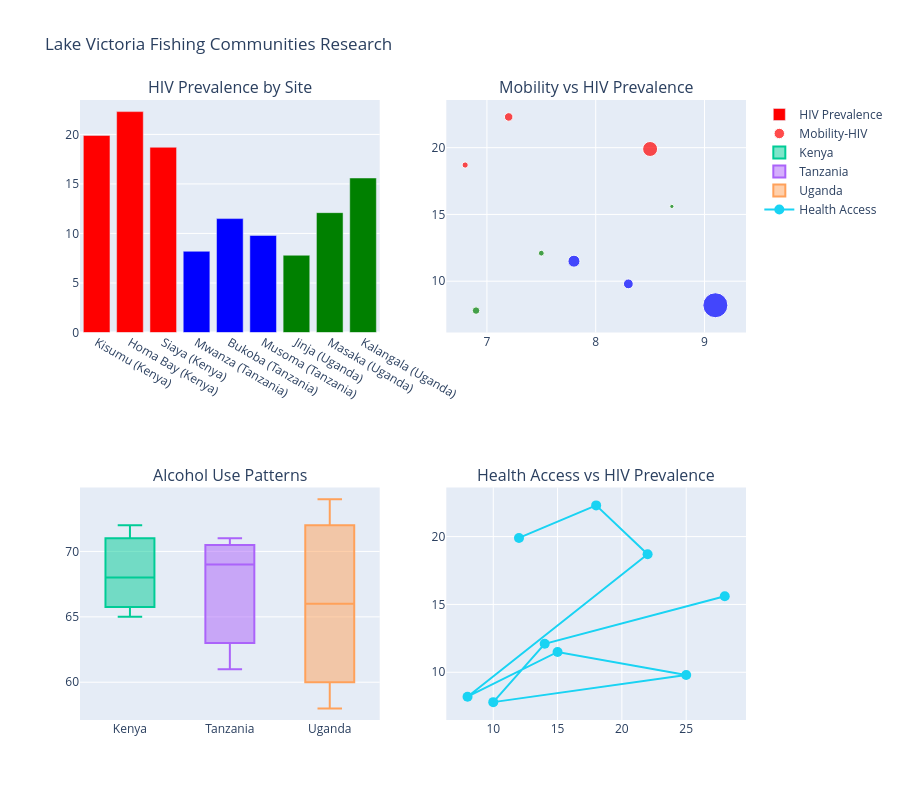

Notebook code for this chart:
### Markdown cell above
## 5. Lake Victoria Consortium Analysis

### Code cell
# Focus on Lake Victoria fishing communities research
lake_victoria_sites = {
    'site_name': [
        'Kisumu (Kenya)', 'Homa Bay (Kenya)', 'Siaya (Kenya)',
        'Mwanza (Tanzania)', 'Bukoba (Tanzania)', 'Musoma (Tanzania)',
        'Jinja (Uganda)', 'Masaka (Uganda)', 'Kalangala (Uganda)'
    ],
    'country': ['Kenya', 'Kenya', 'Kenya', 'Tanzania', 'Tanzania', 'Tanzania', 'Uganda', 'Uganda', 'Uganda'],
    'fishing_population': [15000, 8500, 6200, 25000, 12000, 9800, 7500, 5800, 4200],
    'hiv_prevalence': [19.9, 22.3, 18.7, 8.2, 11.5, 9.8, 7.8, 12.1, 15.6],
    'women_study_participants': [450, 320, 280, 580, 380, 290, 250, 220, 180],
    'mobility_index': [8.5, 7.2, 6.8, 9.1, 7.8, 8.3, 6.9, 7.5, 8.7],  # 1-10 scale
    'alcohol_use_prevalence': [68, 72, 65, 61, 69, 71, 58, 66, 74],  # percentage
    'distance_to_health_facility': [12, 18, 22, 8, 15, 25, 10, 14, 28]  # km
}

df_lake = pd.DataFrame(lake_victoria_sites)

# Lake Victoria region analysis
fig = make_subplots(
    rows=2, cols=2,
    subplot_titles=[
        'HIV Prevalence by Site', 'Mobility vs HIV Prevalence',
        'Alcohol Use Patterns', 'Health Access vs HIV Prevalence'
    ],
    specs=[[{'type': 'bar'}, {'type': 'scatter'}],
           [{'type': 'box'}, {'type': 'scatter'}]]
)

# HIV prevalence by site
fig.add_trace(
    go.Bar(x=df_lake['site_name'], y=df_lake['hiv_prevalence'], 
           marker_color=df_lake['country'].map({'Kenya': 'red', 'Tanzania': 'blue', 'Uganda': 'green'}),
           name='HIV Prevalence'),
    row=1, col=1
)

# Mobility vs HIV prevalence
fig.add_trace(
    go.Scatter(x=df_lake['mobility_index'], y=df_lake['hiv_prevalence'],
               mode='markers', marker=dict(size=df_lake['fishing_population']/1000, 
                                         color=df_lake['country'].map({'Kenya': 'red', 'Tanzania': 'blue', 'Uganda': 'green'})),
               text=df_lake['site_name'], name='Mobility-HIV'),
    row=1, col=2
)

# Alcohol use by country
for country in df_lake['country'].unique():
    country_data = df_lake[df_lake['country'] == country]
    fig.add_trace(
        go.Box(y=country_data['alcohol_use_prevalence'], name=country),
        row=2, col=1
    )

# Health access vs HIV
fig.add_trace(
    go.Scatter(x=df_lake['distance_to_health_facility'], y=df_lake['hiv_prevalence'],
               mode='markers+lines', marker=dict(size=10),
               name='Health Access'),
    row=2, col=2
)

fig.update_layout(height=800, title_text="Lake Victoria Fishing Communities Research")
fig.show()

# Calculate regional statistics
lake_stats = df_lake.groupby('country').agg({
    'hiv_prevalence': ['mean', 'std'],
    'mobility_index': 'mean',
    'alcohol_use_prevalence': 'mean',
    'women_study_participants': 'sum'
}).round(1)

print("\n🏞️ Lake Victoria Region Statistics:")
print(lake_stats.to_string())
print(f"\nTotal women participants: {df_lake['women_study_participants'].sum()}")
print(f"Average HIV prevalence: {df_lake['hiv_prevalence'].mean():.1f}%")
print(f"High mobility sites (>8): {(df_lake['mobility_index'] > 8).sum()}")

### Figure 1 — Plotly figure (JSON) as saved in the notebook; plotly's stock layout.template omitted (floating-point values rounded to 4 significant figures)
{"data": [{"marker": {"color": ["red", "red", "red", "blue", "blue", "blue", "green", "green", "green"]}, "name": "HIV Prevalence", "type": "bar", "x": ["Kisumu (Kenya)", "Homa Bay (Kenya)", "Siaya (Kenya)", "Mwanza (Tanzania)", "Bukoba (Tanzania)", "Musoma (Tanzania)", "Jinja (Uganda)", "Masaka (Uganda)", "Kalangala (Uganda)"], "xaxis": "x", "y": [19.9, 22.3, 18.7, 8.2, 11.5, 9.8, 7.8, 12.1, 15.6], "yaxis": "y"}, {"marker": {"color": ["red", "red", "red", "blue", "blue", "blue", "green", "green", "green"], "size": [15, 8.5, 6.2, 25, 12, 9.8, 7.5, 5.8, 4.2]}, "mode": "markers", "name": "Mobility-HIV", "text": ["Kisumu (Kenya)", "Homa Bay (Kenya)", "Siaya (Kenya)", "Mwanza (Tanzania)", "Bukoba (Tanzania)", "Musoma (Tanzania)", "Jinja (Uganda)", "Masaka (Uganda)", "Kalangala (Uganda)"], "type": "scatter", "x": [8.5, 7.2, 6.8, 9.1, 7.8, 8.3, 6.9, 7.5, 8.7], "xaxis": "x2", "y": [19.9, 22.3, 18.7, 8.2, 11.5, 9.8, 7.8, 12.1, 15.6], "yaxis": "y2"}, {"name": "Kenya", "type": "box", "xaxis": "x3", "y": [68, 72, 65], "yaxis": "y3"}, {"name": "Tanzania", "type": "box", "xaxis": "x3", "y": [61, 69, 71], "yaxis": "y3"}, {"name": "Uganda", "type": "box", "xaxis": "x3", "y": [58, 66, 74], "yaxis": "y3"}, {"marker": {"size": 10}, "mode": "markers+lines", "name": "Health Access", "type": "scatter", "x": [12, 18, 22, 8, 15, 25, 10, 14, 28], "xaxis": "x4", "y": [19.9, 22.3, 18.7, 8.2, 11.5, 9.8, 7.8, 12.1, 15.6], "yaxis": "y4"}], "layout": {"annotations": [{"font": {"size": 16}, "showarrow": false, "text": "HIV Prevalence by Site", "x": 0.225, "xanchor": "center", "xref": "paper", "y": 1, "yanchor": "bottom", "yref": "paper"}, {"font": {"size": 16}, "showarrow": false, "text": "Mobility vs HIV Prevalence", "x": 0.775, "xanchor": "center", "xref": "paper", "y": 1, "yanchor": "bottom", "yref": "paper"}, {"font": {"size": 16}, "showarrow": false, "text": "Alcohol Use Patterns", "x": 0.225, "xanchor": "center", "xref": "paper", "y": 0.375, "yanchor": "bottom", "yref": "paper"}, {"font": {"size": 16}, "showarrow": false, "text": "Health Access vs HIV Prevalence", "x": 0.775, "xanchor": "center", "xref": "paper", "y": 0.375, "yanchor": "bottom", "yref": "paper"}], "height": 800, "title": {"text": "Lake Victoria Fishing Communities Research"}, "xaxis": {"anchor": "y", "domain": [0, 0.45]}, "xaxis2": {"anchor": "y2", "domain": [0.55, 1]}, "xaxis3": {"anchor": "y3", "domain": [0, 0.45]}, "xaxis4": {"anchor": "y4", "domain": [0.55, 1]}, "yaxis": {"anchor": "x", "domain": [0.625, 1]}, "yaxis2": {"anchor": "x2", "domain": [0.625, 1]}, "yaxis3": {"anchor": "x3", "domain": [0, 0.375]}, "yaxis4": {"anchor": "x4", "domain": [0, 0.375]}}}
